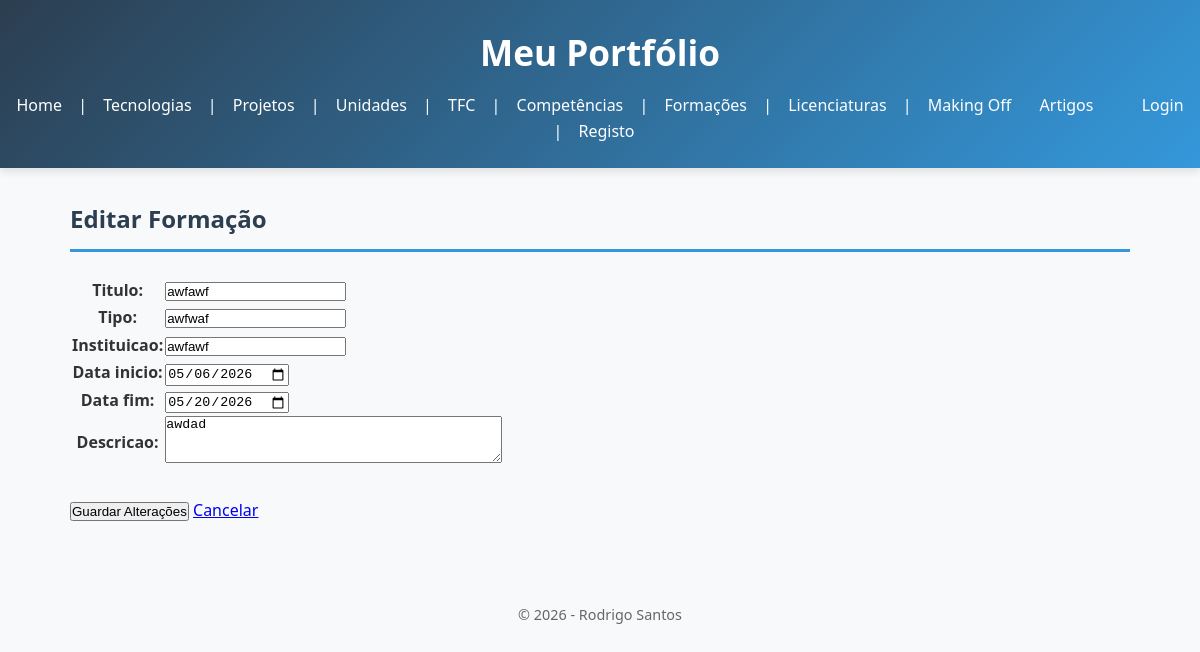
The app's page /portfolio/formacoes/2/editar/ with its own data.
### portfolio/models.py (models this page shows, shortened)
class Formacao(models.Model):
    titulo = models.CharField(max_length=100)
    tipo = models.CharField(max_length=100)
    instituicao = models.CharField(max_length=150)
    data_inicio = models.DateField()
    data_fim = models.DateField()
    descricao = models.CharField(max_length=200)

### portfolio/views.py (the view)
# urls.py: path('formacoes/<int:pk>/editar/', views.formacao_update, name='formacao_update'),
def formacao_update(request, pk):
    obj = get_object_or_404(Formacao, pk=pk)
    if request.method == 'POST':
        form = FormacaoForm(request.POST, instance=obj)
        if form.is_valid():
            form.save()
            return redirect('formacoes')
    else:
        form = FormacaoForm(instance=obj)
    return render(request, 'portfolio/formacao_form.html', {'form': form, 'editar': True})

### portfolio/forms.py
class FormacaoForm(forms.ModelForm):
    class Meta:
        model = Formacao
        fields = '__all__'
        widgets = {
            'data_inicio': forms.DateInput(attrs={'type': 'date'}),
            'data_fim': forms.DateInput(attrs={'type': 'date'}),
            'descricao': forms.Textarea(attrs={'rows': 3}),
        }

### portfolio/templates/portfolio/formacao_form.html (shortened to what this page needs)
{% extends "portfolio/base.html" %}
{% block content %}
<h2>{% if editar %}Editar Formação{% else %}Nova Formação{% endif %}</h2>
<form method="post">
    <table>
        {{ form.as_table }}
    </table>
    <br>
    <button type="submit">
        {% if editar %}Guardar Alterações{% else %}Criar Formação{% endif %}
    </button>
    <a href="{% url 'formacoes' %}">Cancelar</a>
</form>
{% endblock %}

### portfolio/static/portfolio/style.css (style rules this page uses)
* { margin: 0; padding: 0; box-sizing: border-box; }
body { font-family: 'Segoe UI', Tahoma, Geneva, Verdana, sans-serif; line-height: 1.6; color: #333; background-color: #f8f9fa; }
h2 { color: #2c3e50; margin-bottom: 1.5rem; border-bottom: 3px solid #3498db; padding-bottom: 10px; }

### records on screen
Formacao: titulo "awfawf", tipo "awfwaf", instituicao "awfawf", data_inicio "05/06/2026", data_fim "05/20/2026", descricao "awdad"
